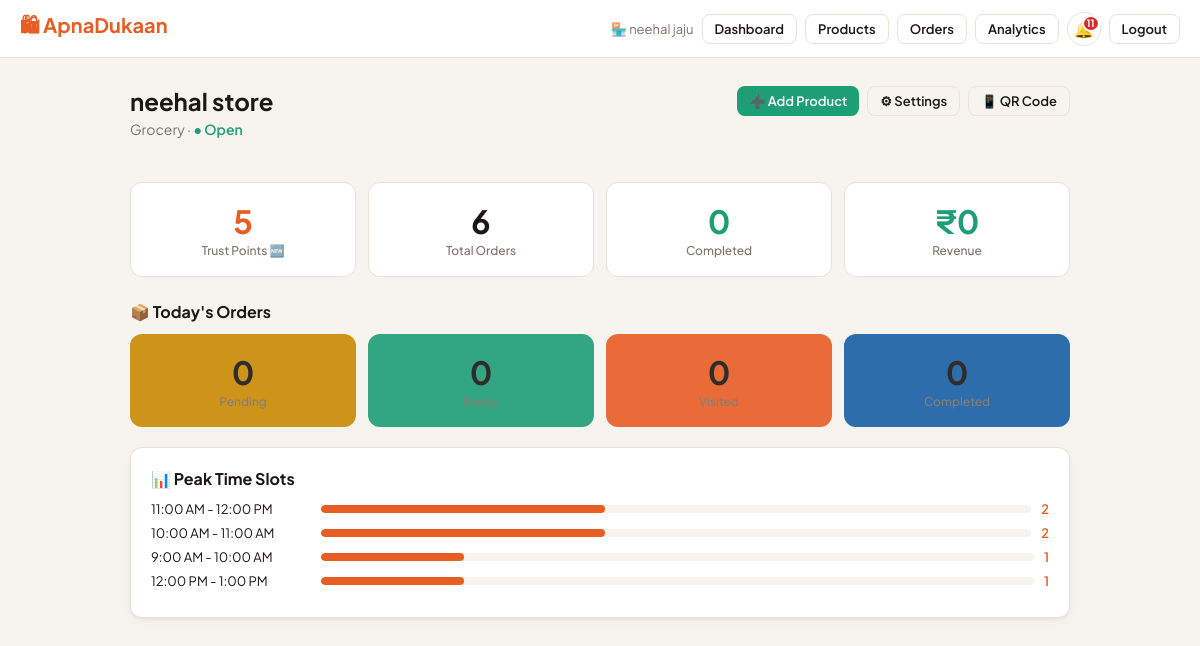
The app's page /owner/dashboard (signed in) with its own data.
### tables this page shows
CREATE TABLE stores(store_id TEXT PRIMARY KEY,owner_id TEXT NOT NULL,
  name TEXT NOT NULL,owner_name TEXT NOT NULL,address TEXT NOT NULL DEFAULT'',
  category TEXT NOT NULL DEFAULT'General',qr_code TEXT NOT NULL,
  points INTEGER NOT NULL DEFAULT 0,is_open INTEGER NOT NULL DEFAULT 1,
  is_approved INTEGER NOT NULL DEFAULT 1,
  description TEXT NOT NULL DEFAULT'',
  image_b64 TEXT,image_mime TEXT NOT NULL DEFAULT'image/jpeg',
  created_at TEXT NOT NULL DEFAULT(datetime('now')), latitude REAL, longitude REAL,
  FOREIGN KEY(owner_id) REFERENCES owners(owner_id));

CREATE TABLE store_analytics(store_id TEXT PRIMARY KEY,
  total_orders INTEGER NOT NULL DEFAULT 0,completed_orders INTEGER NOT NULL DEFAULT 0,
  total_visits INTEGER NOT NULL DEFAULT 0,no_shows INTEGER NOT NULL DEFAULT 0,
  repeat_customers INTEGER NOT NULL DEFAULT 0,total_revenue REAL NOT NULL DEFAULT 0,
  peak_slots TEXT NOT NULL DEFAULT'{}',last_updated TEXT NOT NULL DEFAULT(datetime('now')),
  FOREIGN KEY(store_id) REFERENCES stores(store_id));

### app.py (the view)
    @app.route("/owner/dashboard")
    @owner_required
    def owner_dashboard():
        sid=session["store_id"]; conn=get_db()
        store=conn.execute("SELECT * FROM stores WHERE store_id=?",(sid,)).fetchone()
        analytics=conn.execute("SELECT * FROM store_analytics WHERE store_id=?",(sid,)).fetchone()
        pending=conn.execute("""SELECT o.*,ts.label AS slot_label
            FROM orders o JOIN time_slots ts ON o.slot_id=ts.slot_id
            WHERE o.store_id=? AND o.status IN('placed','preparing')
            ORDER BY o.pickup_date, ts.start_time""", (sid,)).fetchall()
        today_orders=conn.execute("""SELECT o.*,ts.label AS slot_label
            FROM orders o JOIN time_slots ts ON o.slot_id=ts.slot_id
            WHERE o.store_id=? AND o.pickup_date=date('now')
            ORDER BY ts.start_time""", (sid,)).fetchall()
        ready=[o for o in today_orders if o["status"]=="ready"]
        visited=[o for o in today_orders if o["status"]=="visited"]
        completed=[o for o in today_orders if o["status"]=="completed"]
        pts=get_points(sid); tier,icon=get_tier(pts)
        peak_slots=json.loads(analytics["peak_slots"]) if analytics and analytics["peak_slots"] else {}
        avg_r,r_cnt=get_avg_rating("store",sid)
        return render_template("owner_dashboard.html",store=store,analytics=analytics,
                               pending=pending,ready=ready,visited=visited,completed=completed,
                               store_points=pts,tier=tier,icon=icon,peak_slots=peak_slots,
                               avg_rating=avg_r,rating_count=r_cnt)

### app.py (called while the page is built)
def _register_db_hooks(app):
    @app.teardown_appcontext
    def close_db(exc=None):
        db = g.pop("db", None)
        if db: db.close()

def get_db():
    if "db" not in g:
        from flask import current_app
        g.db = sqlite3.connect(current_app.config["DB_PATH"], timeout=30, check_same_thread=False)
        g.db.row_factory = sqlite3.Row
        for pragma in ("PRAGMA journal_mode=WAL","PRAGMA busy_timeout=30000",
                       "PRAGMA synchronous=NORMAL","PRAGMA foreign_keys=ON"):
            g.db.execute(pragma)
    return g.db

def get_unread_count(recipient_type, recipient_id):
    try:
        r = get_db().execute(
            "SELECT COUNT(*) FROM notifications WHERE recipient_type=? AND recipient_id=? AND is_read=0",
            (recipient_type, recipient_id)).fetchone()
        return r[0] if r else 0
    except Exception:
        return 0

def get_points(eid):
    r = get_db().execute("SELECT total_points FROM points WHERE entity_id=?",(eid,)).fetchone()
    return int(r["total_points"]) if r else 0

def get_tier(pts):
    if pts>=200: return "Star","⭐"
    if pts>=50:  return "Trusted","✅"
    return "New","🆕"

def get_avg_rating(ttype, tid):
    r=get_db().execute("SELECT AVG(rating) avg,COUNT(*) cnt FROM reviews WHERE target_type=? AND target_id=?",
                       (ttype,tid)).fetchone()
    if not r or not r["avg"]: return None,0
    return round(r["avg"],1), r["cnt"]

def owner_required(f):
    @wraps(f)
    def d(*a,**kw):
        if not session.get("owner_id"):
            flash("Please log in to access your store dashboard.","error")
            return redirect(url_for("owner_login"))
        return f(*a,**kw)
    return d

def _register_security_headers(app):
    @app.after_request
    def add_headers(response):
        h = response.headers
        h["X-Content-Type-Options"]="nosniff"; h["X-Frame-Options"]="SAMEORIGIN"
        h["X-XSS-Protection"]="1; mode=block"; h["Referrer-Policy"]="strict-origin-when-cross-origin"
        h["Permissions-Policy"]="geolocation=(self),microphone=(),camera=()"
        if app.config.get("SESSION_COOKIE_SECURE"):
            h["Strict-Transport-Security"]="max-age=31536000; includeSubDomains"
        if request.path.startswith(("/owner/","/my-","/control-panel/")):
            h["Cache-Control"]="no-store,no-cache,must-revalidate,private"
        return response

### templates/owner_dashboard.html (shortened to what this page needs)
{% extends "base.html" %}
{% block content %}
<div style="display:flex;align-items:flex-start;justify-content:space-between;flex-wrap:wrap;gap:12px;margin-bottom:20px;">
  <div>
    <h1 class="page-title">{{ store.name }}</h1>
    <p class="page-subtitle">
      {{ store.category }} ·
      {% if store.is_open %}<span style="color:var(--green);font-weight:600;">● Open</span>
      {% else %}<span style="color:var(--red);font-weight:600;">○ Closed</span>{% endif %}
    </p>
  </div>
  <div style="display:flex;gap:8px;flex-wrap:wrap;">
    <a href="/owner/product/add" class="btn btn-success btn-sm">➕ Add Product</a>
    <a href="/owner/store/settings" class="btn btn-outline btn-sm">⚙ Settings</a>
    <a href="/owner/qr" class="btn btn-outline btn-sm">📱 QR Code</a>
  </div>
</div>
<div class="grid4" style="margin-bottom:24px;">
  <div class="stat-card">
    <div class="stat-num" style="color:var(--orange);">{{ store_points }}</div>
    <div class="stat-label">Trust Points {{ icon }}</div>
  </div>
  <div class="stat-card">
    <div class="stat-num">{{ analytics.total_orders if analytics else 0 }}</div>
    <div class="stat-label">Total Orders</div>
  </div>
  <div class="stat-card">
    <div class="stat-num" style="color:var(--green);">{{ analytics.completed_orders if analytics else 0 }}</div>
    <div class="stat-label">Completed</div>
  </div>
  <div class="stat-card">
    <div class="stat-num" style="color:var(--green);">₹{{ "%.0f"|format(analytics.total_revenue if analytics else 0) }}</div>
    <div class="stat-label">Revenue</div>
  </div>
</div>
<h2 style="font-size:16px;font-weight:700;margin-bottom:12px;">📦 Today's Orders</h2>
<div class="grid4" style="margin-bottom:20px;">
  {% for label, lst, color in [('Pending', pending, '--yellow'),('Ready', ready, '--green'),('Visited', visited, '--orange'),('Completed', completed, '--blue')] %}
  <div class="stat-card" style="background:var({{ color }});border:none;opacity:.9;">
    <div class="stat-num">{{ lst|length }}</div>
    <div class="stat-label">{{ label }}</div>
  </div>
  {% endfor %}
</div>
{% if peak_slots %}
<div class="card">
  <div style="font-weight:700;margin-bottom:12px;">📊 Peak Time Slots</div>
  {% for slot, count in peak_slots.items() %}
  <div style="display:flex;align-items:center;gap:10px;margin-bottom:8px;">
    <span style="font-size:13px;min-width:160px;">{{ slot }}</span>
    <div style="flex:1;background:var(--bg);border-radius:4px;height:8px;overflow:hidden;">
      <div style="height:100%;background:var(--orange);border-radius:4px;width:{{ [count * 20, 100]|min }}%;"></div>
    </div>
    <span style="font-size:13px;font-weight:600;color:var(--orange);">{{ count }}</span>
  </div>
  {% endfor %}
</div>
{% endif %}
{% endblock %}

### templates/base.html (shortened to what this page needs)
<!DOCTYPE html>
<html lang="en">
<head>
</head>
<body>
<nav class="nav">
  <a href="/" class="nav-brand">🛍 ApnaDukaan</a>
  <div class="nav-actions">
    <div id="nav-menu" class="nav-menu">
      {% if session.customer_name %}
      <span class="nav-user">👤 {{ session.customer_name }}</span>
      <form action="/search_product" method="GET" class="nav-search">
        <input
          type="text"
          name="q"
          placeholder="Search products..."
          class="nav-search-input"
        >
      </form>
      <a href="/my-orders" class="btn btn-outline btn-sm">🛒 My Orders</a>
      <a href="/my-points" class="btn btn-outline btn-sm">⭐ Points</a>
      <a href="/scan" class="btn btn-outline btn-sm">📷 Scan</a>
      {% if cart_count > 0 %}
        <span class="points-pill">🛒 {{ cart_count }} · ₹{{ cart_total }}</span>
      {% endif %}
      <a href="/notifications" class="notif-bell nav-item nav-highlight" title="Notifications">
        <span class="notif-bell-icon">🔔{% if notif_count > 0 %}<span class="notif-dot">{{ notif_count if notif_count < 100 else '99+' }}</span>{% endif %}</span><span>Notifications</span>
      </a>
      <a href="/customer/logout" class="btn btn-outline btn-sm">Logout</a>
    {% elif session.owner_id %}
      <span class="nav-user">🏪 {{ owner_name }}</span>
      <a href="/owner/dashboard" class="btn btn-outline btn-sm">Dashboard</a>
      <a href="/owner/products" class="btn btn-outline btn-sm">Products</a>
      <a href="/owner/orders" class="btn btn-outline btn-sm">Orders</a>
      <a href="/owner/analytics" class="btn btn-outline btn-sm">Analytics</a>
      <a href="/owner/notifications" class="notif-bell nav-item nav-highlight" title="Notifications">
        <span class="notif-bell-icon">🔔{% if notif_count > 0 %}<span class="notif-dot">{{ notif_count if notif_count < 100 else '99+' }}</span>{% endif %}</span><span>Notifications</span>
      </a>
      <a href="/owner/logout" class="btn btn-outline btn-sm">Logout</a>
    {% endif %}
    </div>
    </div>
</nav>
<div class="container">
  {% block content %}{% endblock %}
</div>
</body>
</html>

### templates/base.html (style rules this page uses)
:root { --bg:#F7F4EF;--card:#fff;--border:#E8E2D8;--text:#1A1714;--muted:#7A7368; --orange:#E85D24;--ol:#FEF0E9;--green:#1D9E75;--gl:#EAF7F1;--blue:#185FA5;--bl:#EBF3FC; --red:#D42B2B;--rl:#FEF0F0;--yellow:#CA8A04;--yl:#FEFCE8;--r:12px; --sh:0 1px 3px rgba(0,0,0,.06),0 4px 12px rgba(0,0,0,.04); }
* { box-sizing:border-box;margin:0;padding:0; }
body { font-family:'Plus Jakarta Sans',sans-serif;background:var(--bg);color:var(--text);min-height:100vh; }
a { color:inherit;text-decoration:none; }
.nav { background:var(--card);border-bottom:1px solid var(--border);padding:0 20px; display:flex;align-items:center;justify-content:space-between;height:58px;position:sticky;top:0;z-index:100; }
.nav-brand { font-size:20px;font-weight:700;color:var(--orange); }
.nav-actions { display:flex;align-items:center;gap:8px;flex-wrap:wrap; }
.nav-user { font-size:13px;color:var(--muted); }
.container { max-width:980px;margin:0 auto;padding:28px 20px; }
.page-title { font-size:24px;font-weight:700;margin-bottom:4px; }
.page-subtitle { font-size:14px;color:var(--muted);margin-bottom:24px; }
.card { background:var(--card);border:1px solid var(--border);border-radius:var(--r);padding:20px;box-shadow:var(--sh); }
.btn { display:inline-flex;align-items:center;gap:6px;padding:9px 18px;border-radius:8px; font-size:14px;font-weight:600;cursor:pointer;border:none;transition:all .15s;font-family:inherit; }
.btn-success { background:var(--green);color:#fff; }
.btn-outline { background:transparent;border:1.5px solid var(--border);color:var(--text); }
.btn-sm { padding:6px 12px;font-size:13px; }
.grid4 { display:grid;grid-template-columns:repeat(4,1fr);gap:12px; }
.stat-card { background:var(--card);border:1px solid var(--border);border-radius:var(--r);padding:18px;text-align:center; }
.stat-num { font-size:32px;font-weight:700; }
.stat-label { font-size:12px;color:var(--muted);margin-top:2px;font-weight:500; }
.notif-bell { position:relative;display:inline-flex;align-items:center;justify-content:center; width:34px;height:34px;border-radius:50%;border:1.5px solid var(--border); background:var(--card);cursor:pointer;font-size:16px;transition:all .15s; }
.notif-bell-icon { position:relative;display:inline-flex;align-items:center;justify-content:center;line-height:1; }
.notif-dot { position:absolute;top:-6px;right:-6px;background:var(--red);color:#fff; border-radius:50%;min-width:17px;height:17px;font-size:10px;font-weight:700; display:flex;align-items:center;justify-content:center;padding:0 3px; border:2px solid var(--card); }
.nav-menu { display: flex;align-items: center;gap: 8px }

### records on screen
stores: owner_name "neehal jaju", name "neehal store", category "Grocery"
store_analytics: total_orders "6", completed_orders "0", total_revenue "0"

### other values on screen
{{ notif_count if notif_count < 100 else '99+' }} "11"
{{ store_points }} "5"
{{ icon }} "🆕"
{{ lst|length }} "0" "0" "0" "0"
{{ label }} "Pending" "Completed"
{{ slot }} "11:00 AM - 12:00 PM" "10:00 AM - 11:00 AM" "9:00 AM - 10:00 AM" "12:00 PM - 1:00 PM"
{{ count }} "2" "2" "1" "1"
